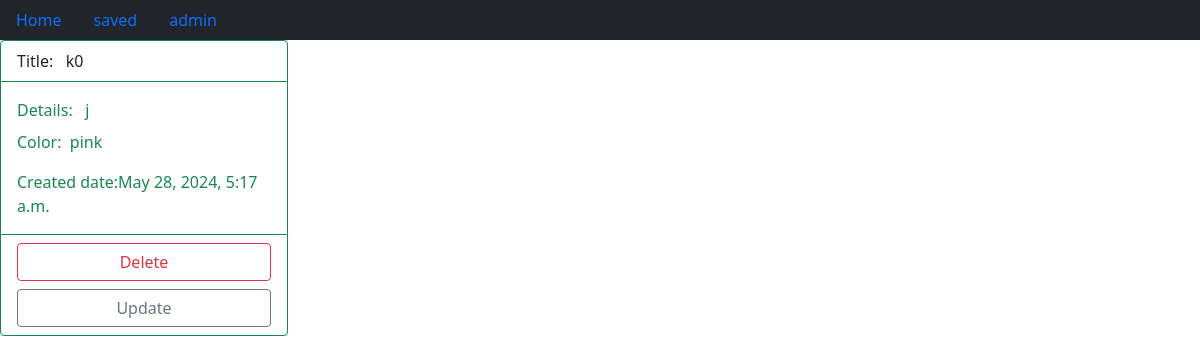
Screenshot of /get_by_title/k0/ with the database file from the repository.
### Notes/models.py (models this page shows, shortened)
class Notes(models.Model):
    title = models.CharField(max_length=100,unique=True)
    description =  models.TextField(max_length=500)
    created_date = models.DateTimeField(auto_now_add=True)
    drop_down = models.ForeignKey(DropDown, blank=True, null=True, on_delete=models.CASCADE)

class DropDown(models.Model):
    drop_down = models.CharField(blank=True, max_length= 50)

### Notes/views.py (the view)
# urls.py: path('get_by_title/<slug:slug>/',views.get_by_title,name='get_by_title'),
def get_by_title(request,slug):
    slug = slugify(slug)
    x = get_list_or_404(Notes, title=slug)
    url = reverse('get_by_title',kwargs={'slug':slug})
    return render(request,'ViewSaved.html',{'x':x,'url':url})

### templates/ViewSaved.html
{% extends 'Notes.html' %}
{% block saved_view %}
{% if x|length > 0 %}
    {% for i in x %}
            <div class="card border-success mb-3" style="max-width: 18rem;">
                <div class="card-header bg-transparent border-success">Title:&nbsp;&nbsp; {{i.title}}</div>
                <div class="card-body text-success">
                  <p class="card-title">Details: &nbsp;&nbsp;{{i.description}}</p>
                  <p class="card-text">Color:&nbsp;&nbsp;{{i.drop_down.drop_down}}</p>
                  <p class="card-text">Created date:{{i.created_date}}</p>
                </div>
                <div class="card-footer bg-transparent border-success d-grid gap-2">
                    {% if Edit %}
                    <a class="btn btn btn-outline-warning" href="{% url 'get_by_title' i.title%}">Edit</a> </a>
                    {% else %}
                    <a class="btn btn-outline-danger" href="delete">Delete</a>
                    <a class="btn btn-outline-secondary" href="update">Update</a>
                    {% endif %}
                </div>
              </div>
    {% endfor %}
{% endif %}
{% endblock %}

### rows the page displays
Notes: title "k0", description "j", drop_down.drop_down "pink", created_date "May 28, 2024, 5:17 a.m."
